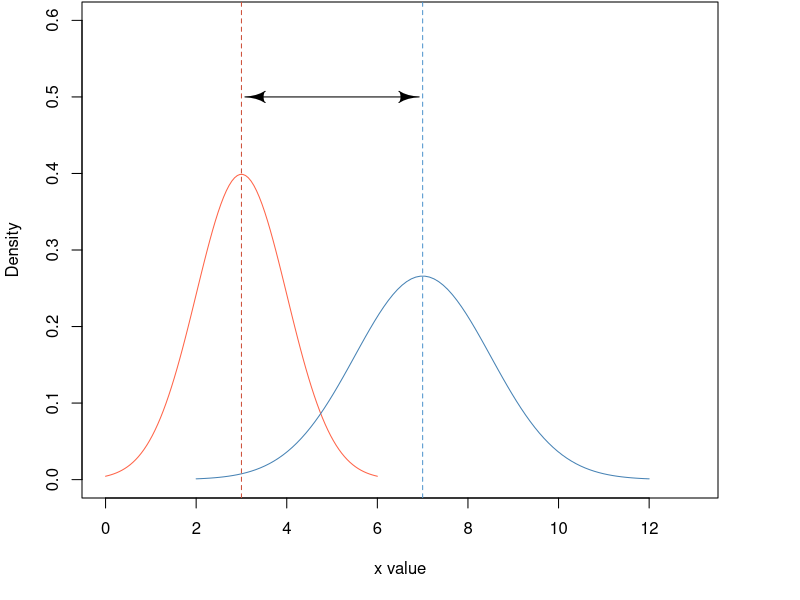
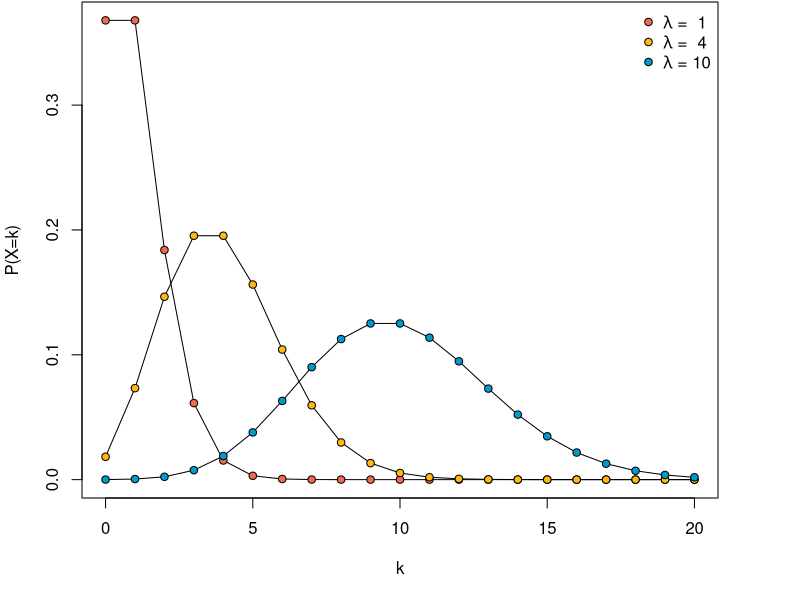
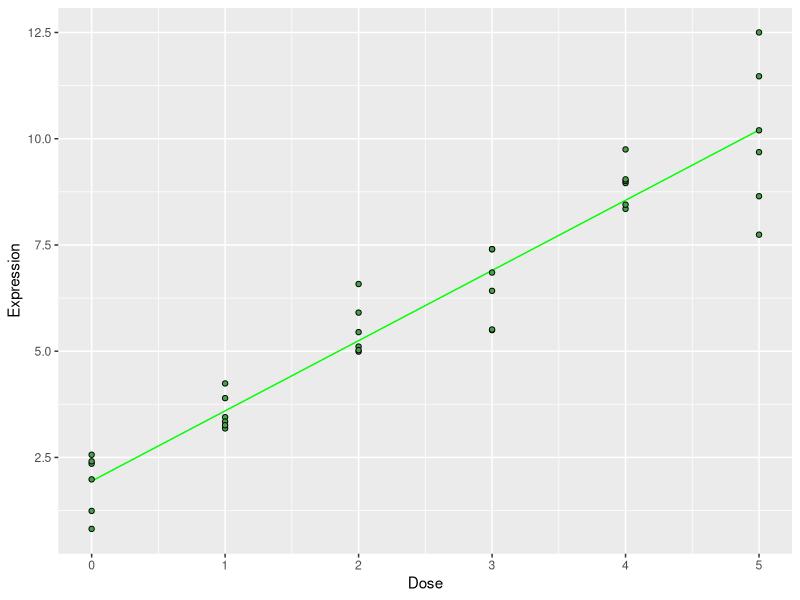
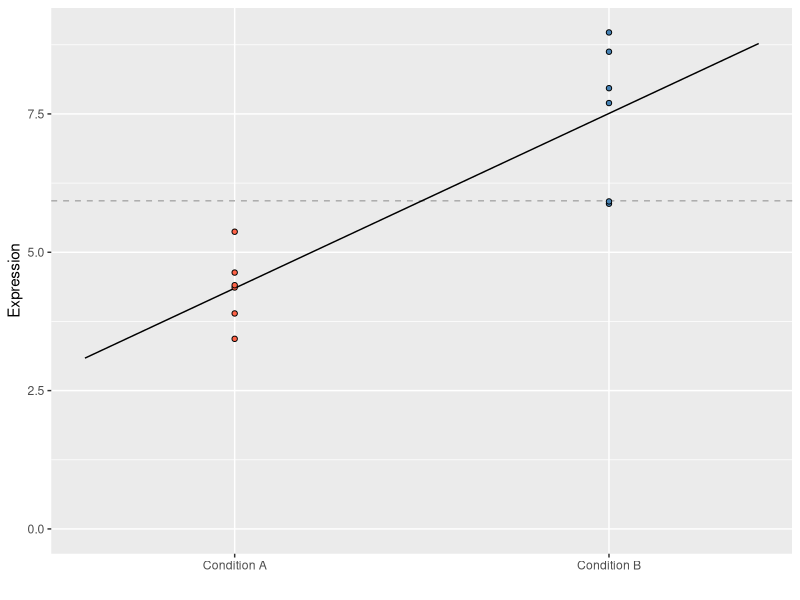

Source code (R) for these figures, in order:
## ---- chunk 1
library(shape)
x1 <- seq(0, 6, length=100)
hx1 <- dnorm(x1, mean = 3, sd = 1)
x2 <- seq(2, 12, length=100)
hx2 <- dnorm(x2, mean = 7, sd = 1.5)
par(bg=NA, mar=c(5, 4, 0, 4) + 0.1) 

plot(x1, hx1, type="l", lty=1, 
     xlab="x value", ylab="Density",
     col="tomato", ylim=c(0, 0.6), xlim=c(0, 13))
lines(x2, hx2, type="l", col="steelblue")
abline(v=3, col="tomato3", lty=2)
abline(v=7, col="steelblue3", lty=2)
Arrows(3.3, 0.5, 6.7, 0.5, code = 3, arr.type = "curved")
## ---- chunk 2
x1 <- seq(0, 20)
hx1 <- dpois(x1, lambda = 1)
hx2 <- dpois(x1, lambda = 4)
hx3 <- dpois(x1, lambda = 10)
par(bg=NA, mar=c(5, 4, 0, 4) + 0.1) 
plot(x1, hx1, type="l", lty=1,
     xlab="k", ylab="P(X=k)")
lines(x1, hx2, type="l")
lines(x1, hx3, type="l")
cols <- c("coral2", "darkgoldenrod1", "deepskyblue3")
points(x1, hx1, bg=cols[1], pch=21)
points(x1, hx2, bg=cols[2], pch=21)
points(x1, hx3, bg=cols[3], pch=21)
leg <- c(expression(paste(lambda, " =  ", 1)),
         expression(paste(lambda, " =  ", 4)),
         expression(paste(lambda, " = ", 10)))
legend("topright", legend = leg, pt.bg = cols, pch=21, bty="n")
## ---- chunk 3
library(tidyverse)
set.seed(42)
tibble(Dose=rep(c(0:5), 6)) %>% 
  mutate(Mean=Dose*1.7 + 1.8) %>% 
  mutate(Expression=map_dbl(Mean, ~rnorm(1, mean=.x, sqrt(.x)*0.3))) %>% 
  ggplot(aes(x=Dose, y=Expression)) +
    geom_smooth(method="lm", colour="green", se = FALSE, size=0.5) +
    geom_point(shape=21, fill="#45A347") + 
    theme(plot.background = element_rect(fill = "transparent", colour = NA))
## ---- chunk 4
library(tidyverse)
set.seed(42)
dat <- tibble(`Condition A`=rnorm(6, 4, 1),
        `Condition B`=rnorm(6, 6, 1.3)) %>% 
    pivot_longer(names_to = "Group", values_to = "Expression", everything()) %>% 
    mutate(X=as.factor(Group) %>% as.numeric())


meanExpression <- mean(dat$Expression)
y_max <- max(dat$Expression)

ggplot(dat, aes(x=X, y=Expression)) +
  geom_hline(aes(yintercept = meanExpression), colour="darkgrey", linetype=2) +
  geom_smooth(method="lm", colour="black", se = FALSE, fullrange=TRUE, size=0.5) +
  geom_point(aes(fill=Group), shape=21) +
  scale_fill_manual(values=c("tomato", "steelblue")) +
  scale_x_continuous(name = "",
                 breaks=c(1,2),
                 labels = c("Condition A", "Condition B"),
                 minor_breaks = NULL,
                 limits=c(0.6,2.4)) +
  scale_y_continuous(limits=c(0,y_max)) +
  guides(fill=FALSE)

